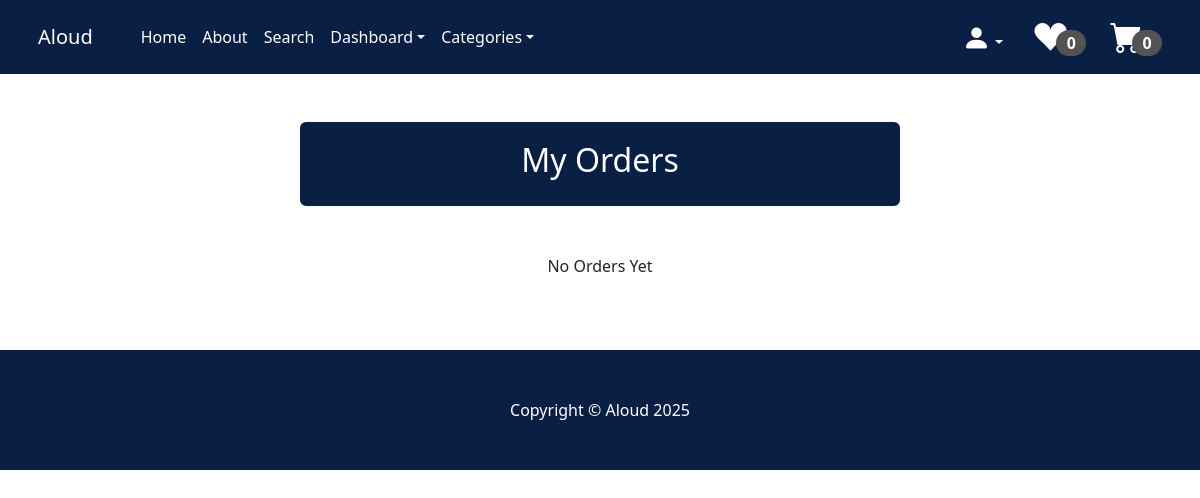
The app's page /my_orders/ (signed in), older data.
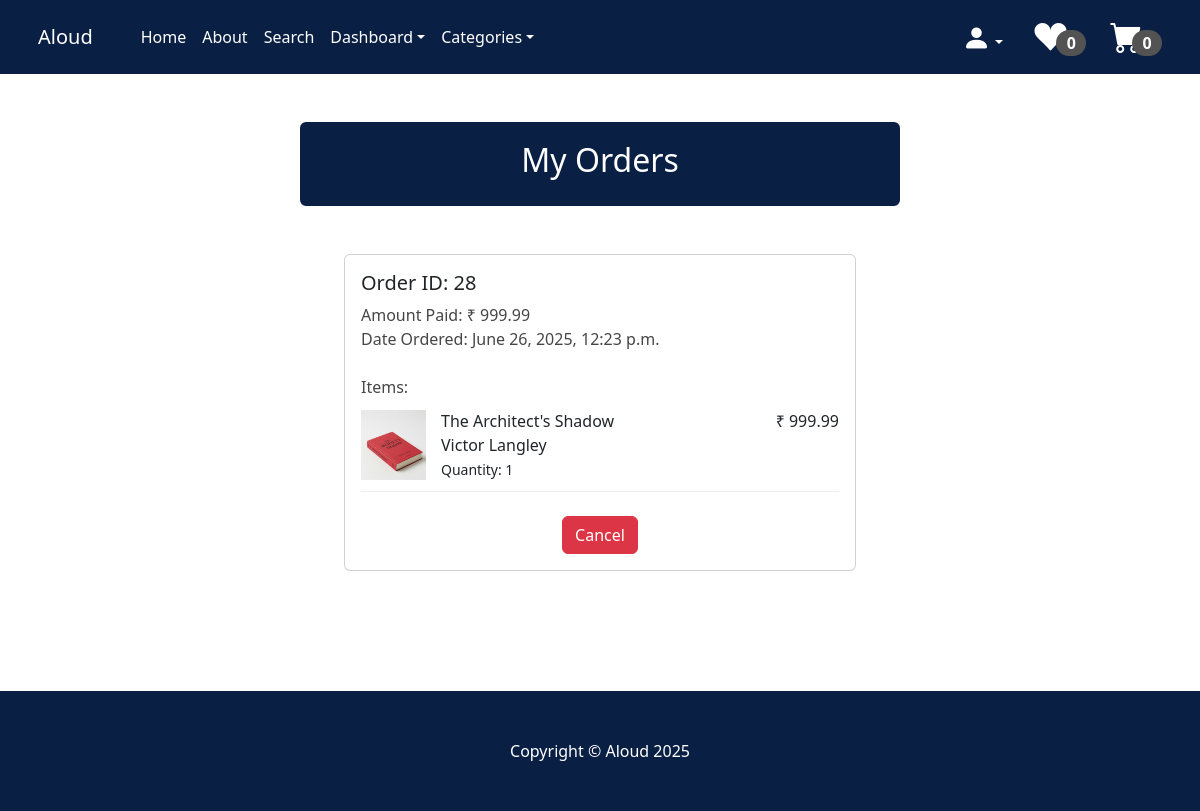
The same page, newer data.
### payment/models.py (models this page shows, shortened)
class Order(models.Model):
    user = models.ForeignKey(User, on_delete=models.CASCADE, null=True, blank=True)
    full_name=models.CharField(max_length=300)
    email=models.EmailField(max_length=250)
    phone=models.CharField(max_length=20)
    shipping_address=models.TextField(max_length=10000)
    amount_paid=models.DecimalField(max_digits=10, decimal_places=2)
    date_ordered=models.DateTimeField(auto_now_add=True)
    shipped = models.BooleanField(default=False)
    date_shipped = models.DateTimeField(blank=True, null=True)

class OrderItem(models.Model):
    order = models.ForeignKey(Order, on_delete=models.CASCADE, null=True)
    product = models.ForeignKey(Product, on_delete=models.CASCADE, null=True)
    user = models.ForeignKey(User, on_delete=models.CASCADE, null=True, blank=True)
    quantity = models.PositiveBigIntegerField(default=1)
    price = models.DecimalField(max_digits=10, decimal_places=2)

### store/models.py (models this page shows, shortened)
class Product(models.Model):
    book_id = models.CharField(max_length=10)
    name = models.CharField(max_length=50)
    author = models.CharField(max_length=50)
    price = models.DecimalField(default=0, decimal_places=2, max_digits=9)
    category = models.ForeignKey(Category, on_delete=models.CASCADE, default=1)
    stock = models.PositiveIntegerField(null=False, blank=False, default=0)
    description = models.TextField(max_length=1000, default='', blank=True, null=True)
    image = models.ImageField(upload_to='uploads/product')
    is_sale = models.BooleanField(default=False)
    sale_price = models.DecimalField(default=0, decimal_places=2, max_digits=9)

### store/views.py (the view)
# urls.py: path('my_orders/', views.my_orders, name = 'my_orders'),
def my_orders(request):
    if request.user.is_authenticated:
        user = request.user
        orders = Order.objects.filter(user=user).order_by('-id')
        orders_with_items = []
        for order in orders:
            items = OrderItem.objects.filter(order=order)
            orders_with_items.append({
                'order': order,
                'items': items
            })
        return render(request, 'my_orders.html', {'orders': orders, 'orders_with_items': orders_with_items })
    else:
        messages.success(request, 'Access denied to this page')
        return redirect('home')

### cart/cart.py (called while the page is built)
    def __len__(self):
        return sum(self.cart.values())

### cart/context_processors.py (called while the page is built)
def cart(request):
    return{'cart':Cart(request)}

### store/context_processors.py (called while the page is built)
def categories_processor(request):
    return {
        'categories': Category.objects.all()
    }

### store/models.py (called while the page is built)
    def __str__(self):
        return self.name

### wishlist/context_processors.py (called while the page is built)
def wishlist(request):
    wishlist = Wishlist(request)
    return {
        'wishlist': wishlist.wishlist  # or just 'wishlist': wishlist to use its methods
    }

### store/templates/my_orders.html (shortened to what this page needs)
{% extends 'base.html' %}
{% block content %}
<div class="container">
  <div class="row">
    <center>
      <div class="col-12">
        <br/><br/>
        <div class="card" style="width: 600px; border-width: 3px; border-color: #0a1f44;">
          <div class="card-body" style="background: #0a1f44;">
            <h2 style="color: white;">My Orders</h2>
          </div>
        </div>
        <br/><br/>
        {% if orders_with_items %}
          {% for group in orders_with_items %}
            {% with order=group.order items=group.items %}
              <div class="card" style="width: 32rem;">
                <div class="card-body" style="text-align: left;">
                  <h5>Order ID: {{ order.id }}</h5>
                  <b style="color: rgb(71, 70, 70); font-weight: 400;">Amount Paid:</b>
                  <b style="color: rgb(71, 70, 70); font-weight: 300;">₹ {{ order.amount_paid }}</b><br/>
                  {% if order.date_shipped %}
                    <b style="color: rgb(71, 70, 70); font-weight: 400;">Date Ordered:</b>
                    <b style="color: rgb(71, 70, 70); font-weight: 300;">{{ order.date_ordered }}</b><br/>
                    <b style="color: rgb(71, 70, 70); font-weight: 400;">Date Shipped:</b>
                    <b style="color: rgb(71, 70, 70); font-weight: 300;">{{ order.date_shipped }}</b><br/>
                  {% else %}
                    <b style="color: rgb(71, 70, 70); font-weight: 400;">Date Ordered:</b>
                    <b style="color: rgb(71, 70, 70); font-weight: 300;">{{ order.date_ordered }}</b><br/><br/>
                  {% endif %}
                  <b style="color: rgb(71, 70, 70); font-weight: 400;">Items:</b><br/>
                  {% for item in items %}
                    <div class="item-container">
                      <div class="item-image">
                        <img src="{{ item.product.image.url }}" alt="{{ item.product.name }}">
                      </div>
                      <div class="item-details">
                        <div class="item-left">
                          <b style="font-weight: 500;">{{ item.product.name }}</b><br/>
                          {{ item.product.author }}<br/>
                          <small>Quantity: {{ item.quantity }}</small>
                        </div>
                        <div class="item-right">
                          ₹ {{ item.price }}
                        </div>
                      </div>
                    </div>
                  {% endfor %}
                  <br/>
                  {% if not order.shipped %}
                    <center><a href="{% url 'cancel_order' order.pk %}" class="btn btn-danger">Cancel</a></center>
                  {% else %}
                    <p style="font-size:x-small; color: grey;">Shipped Orders are non-cancellable</p>
                  {% endif %}
                </div>
              </div>
              <br/>
            {% endwith %}
          {% endfor %}
        {% else %}
          No Orders Yet
        {% endif %}
        <br/><br/><br/><br/>
      </div>
    </center>
  </div>
</div>
{% endblock %}

Row changes from the older to the newer data that the page shows:
added Order: order.id "28", order.amount_paid "999.99", order.date_ordered "June 26, 2025, 12:23 p.m.", shipped "Cancel"
added OrderItem: product.image (picture), product.name "The Architect's Shadow", product.author "Victor Langley", quantity "1", price "999.99"
Text that changed along with them:
text no longer shown: "No Orders Yet"
